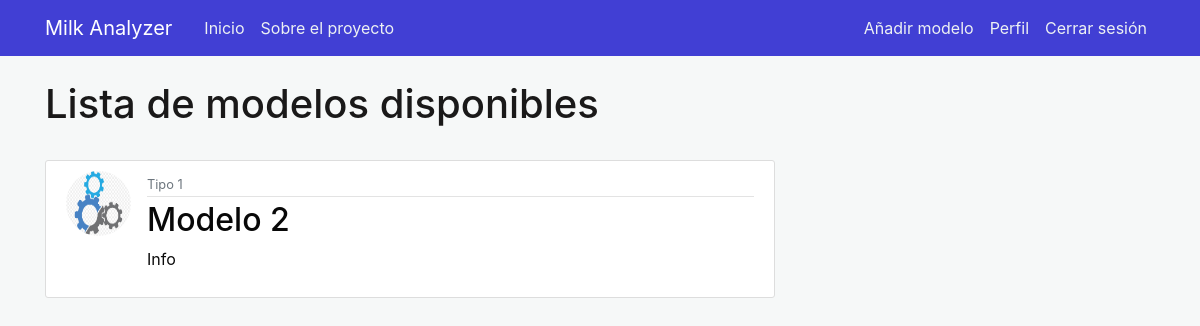
Screenshot of /home (signed in) with the database file from the repository.
### milkanalyzer/models.py (models this page shows, shortened)
class AIModel(db.Model):
    __tablename__ = 'aimodel'
    id = db.Column(db.Integer, primary_key=True)
    name = db.Column(db.String(50), nullable=False)
    type = db.Column(db.String(100), nullable=False)
    description = db.Column(db.Text, nullable=False)
    url = db.Column(db.String(50), nullable=False)
    aimodel_picture = db.Column(db.String(20), nullable=False, default='defaultmodel.jpg')

### milkanalyzer/main/routes.py (the view)
@main.route("/")
@main.route("/home")
def home():
    aimodels = AIModel.query.all()
    return render_template('home.html', aimodels=aimodels)

### milkanalyzer/models.py (called while the page is built)
@login_manager.user_loader
def get_user(user_id):
    return User.query.get(int(user_id))

### milkanalyzer/templates/home.html
{% extends "layout.html" %}
{% block content %}
{% if current_user.is_authenticated %}
<h1>Lista de modelos disponibles</h1></br>
{% for aimodel in aimodels %}
<article class="media content-section">
    <img class="rounded-circle article-img" src="{{ url_for('static', filename='aimodel_images/' + aimodel.aimodel_picture) }}">
    <div class="media-body">
        <div class="article-metadata">
            <small class="text-muted">{{ aimodel.type }}</small>
        </div>
        <h2><a class="article-title" href="{{ url_for('aimodels.aimodel', id=aimodel.id) }}">{{ aimodel.name }}</a></h2>
        <p class="article-content">{{ aimodel.description }}</p>
    </div>
</article>
{% endfor %}
{% else %}
<h1>Inicie sesiónpara visulaizar los modelos</h1></br>
{% endif %}
{% endblock content %}

### milkanalyzer/static/main.css (style rules this page uses)
body { background: #f6f8f8; color: #0c0c0c; margin-top: 5rem; }
h1, h2, h3, h4, h5, h6 { color: #1a1919; }
.content-section { background: #ffffff; padding: 10px 20px; border: 1px solid #dddddd; border-radius: 3px; margin-bottom: 20px; }
.article-title { color: #080808; }
.article-content { white-space: pre-line; }
.article-img { height: 65px; width: 65px; margin-right: 16px; }
.article-metadata { padding-bottom: 1px; margin-bottom: 4px; border-bottom: 1px solid #e3e3e3 }

### rows the page displays
AIModel: aimodel_picture (placeholder picture), type "Tipo 1", name "Modelo 2", description "Info"
